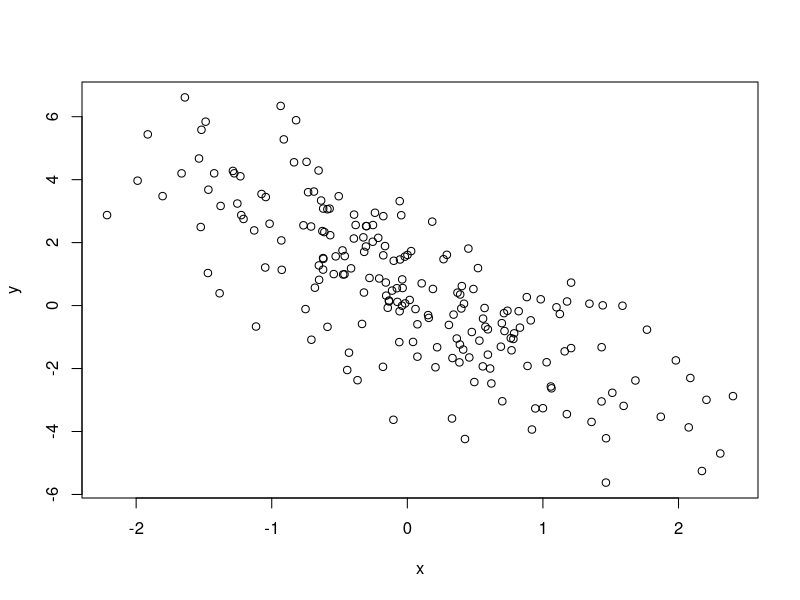
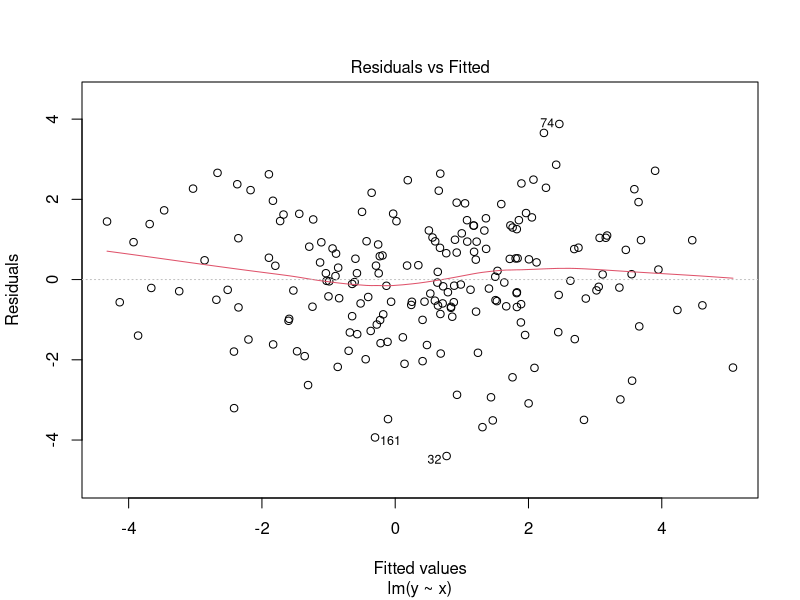
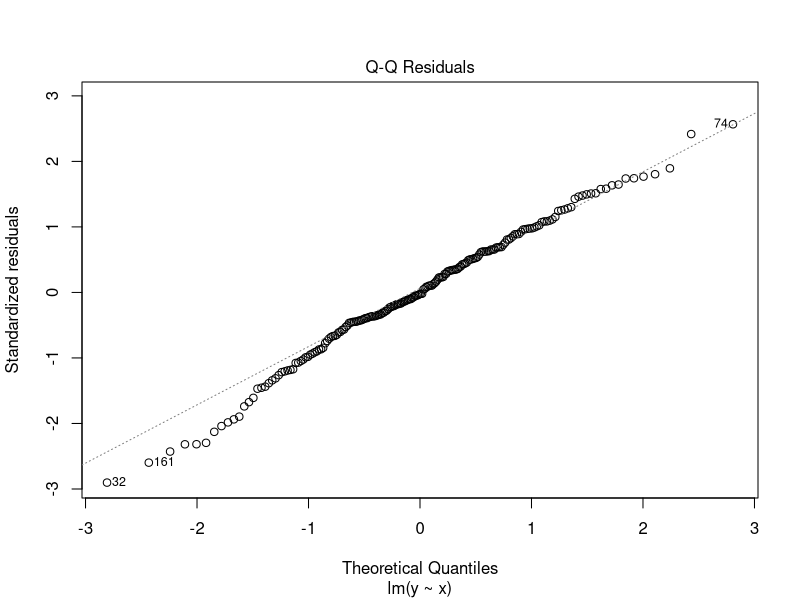
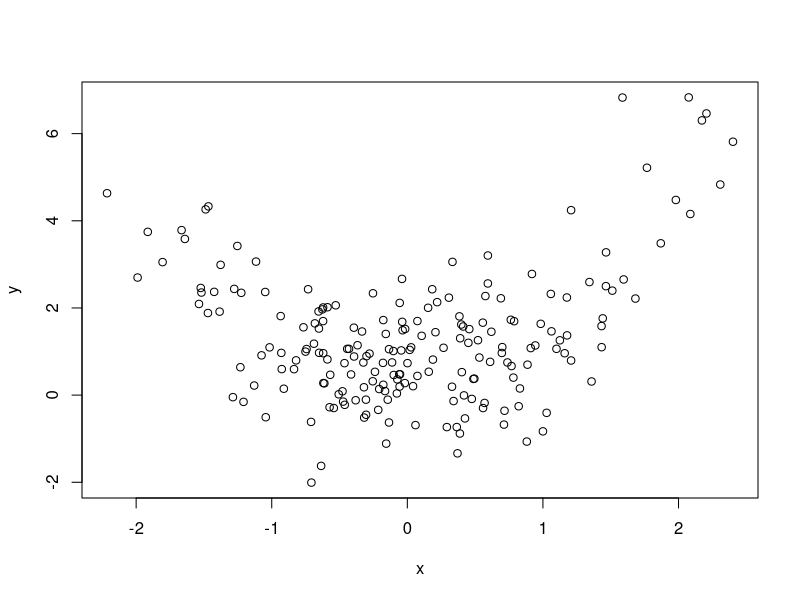
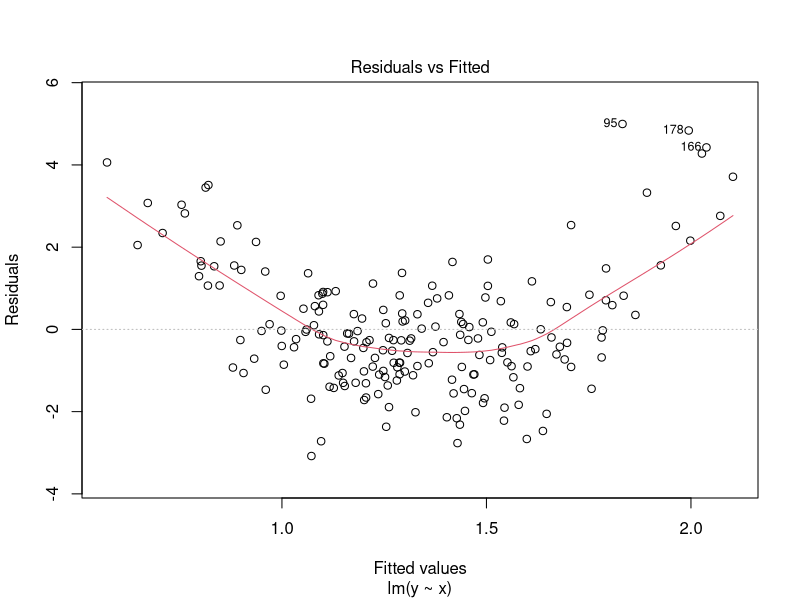
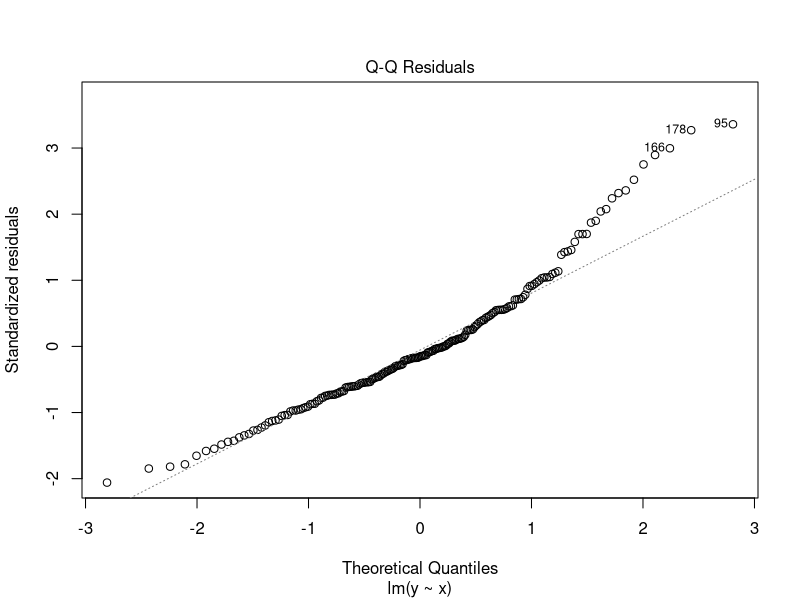
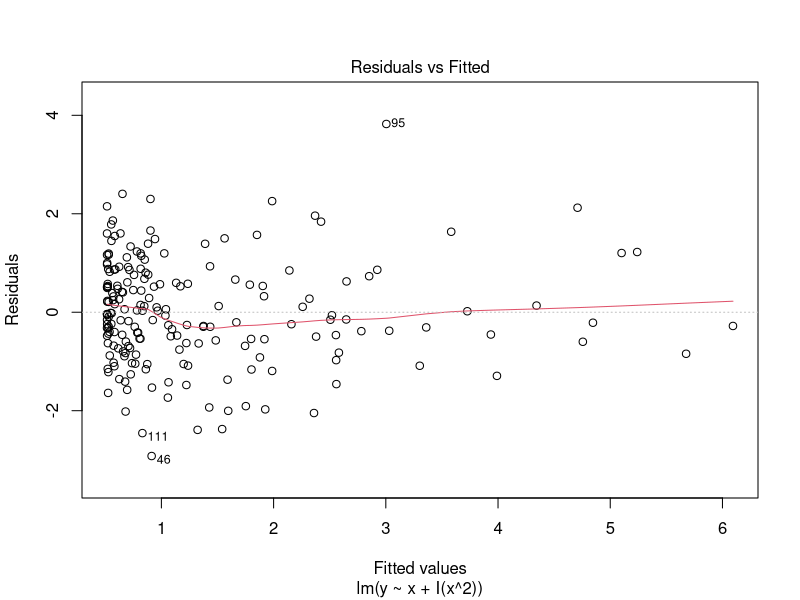
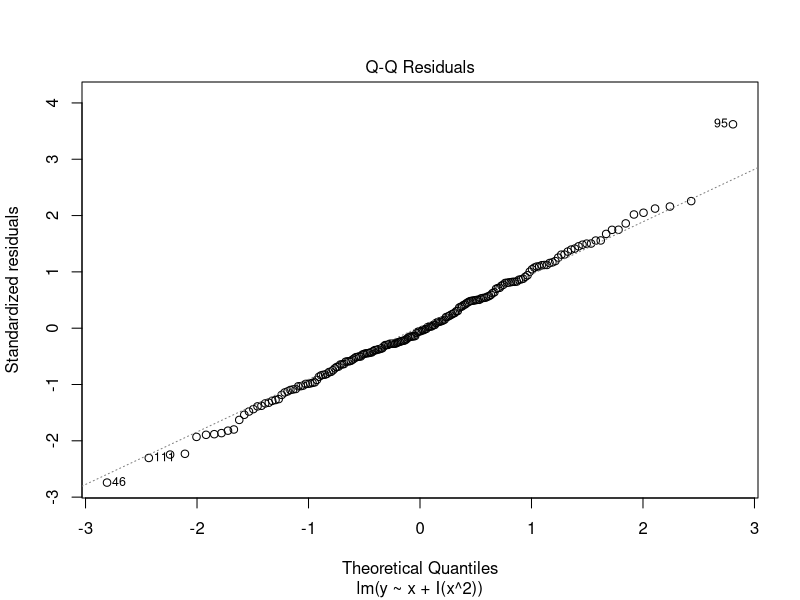

R code for these plots, in order:
## ---- chunk 1
knitr::opts_knit$set(root.dir = '../datasets')
## ---- chunk 2
qchisq(0.95, df = 1)
## ---- chunk 3
L01 <- function(ybar) {
  20 * ybar * log(2 * ybar) + 20 * (1 - ybar) * log(2 * (1 - ybar))
}
root_fun <- function(ybar) {
  L01(ybar) - qchisq(0.95, df = 1)
}
crit1 <- uniroot(f = root_fun, interval = c(0.01, 0.5))$root
crit2 <- uniroot(f = root_fun, interval = c(0.5, 0.99))$root
c(crit1, crit2)
## ---- chunk 4
set.seed(1)
n <- 200
x <- rnorm(n)
mu <- 0.5 - 2 * x 
y <- rnorm(n, mu, sd = 1.5)
plot(y ~ x)
## ---- chunk 5
mod1 <- lm(y ~ x)
plot(mod1, which = 1)
## ---- chunk 6
plot(mod1, which = 2)
## ---- chunk 7
mu <- 0.5  + x^2
y <- rnorm(n, mu, sd = 1)
plot(y ~ x)
## ---- chunk 8
mod2_simple <- lm(y ~ x)
plot(mod2_simple, which = 1)
## ---- chunk 9
plot(mod2_simple, which = 2)
## ---- chunk 10
mod2_quad <- lm(y ~ x + I(x^2))
plot(mod2_quad, which = 1)
## ---- chunk 11
plot(mod2_quad, which = 2)
## ---- chunk 12
mu <- 0.5 + 2 * x 
sigma <- 0.1 + 0.5 * (x - min(x))
y <- rnorm(n, mu, sd = sigma)
plot(y ~ x)
## ---- chunk 13
mod3 <- lm(y ~ x)
plot(mod3, which = 1)
## ---- chunk 14
plot(mod3, which = 2)
